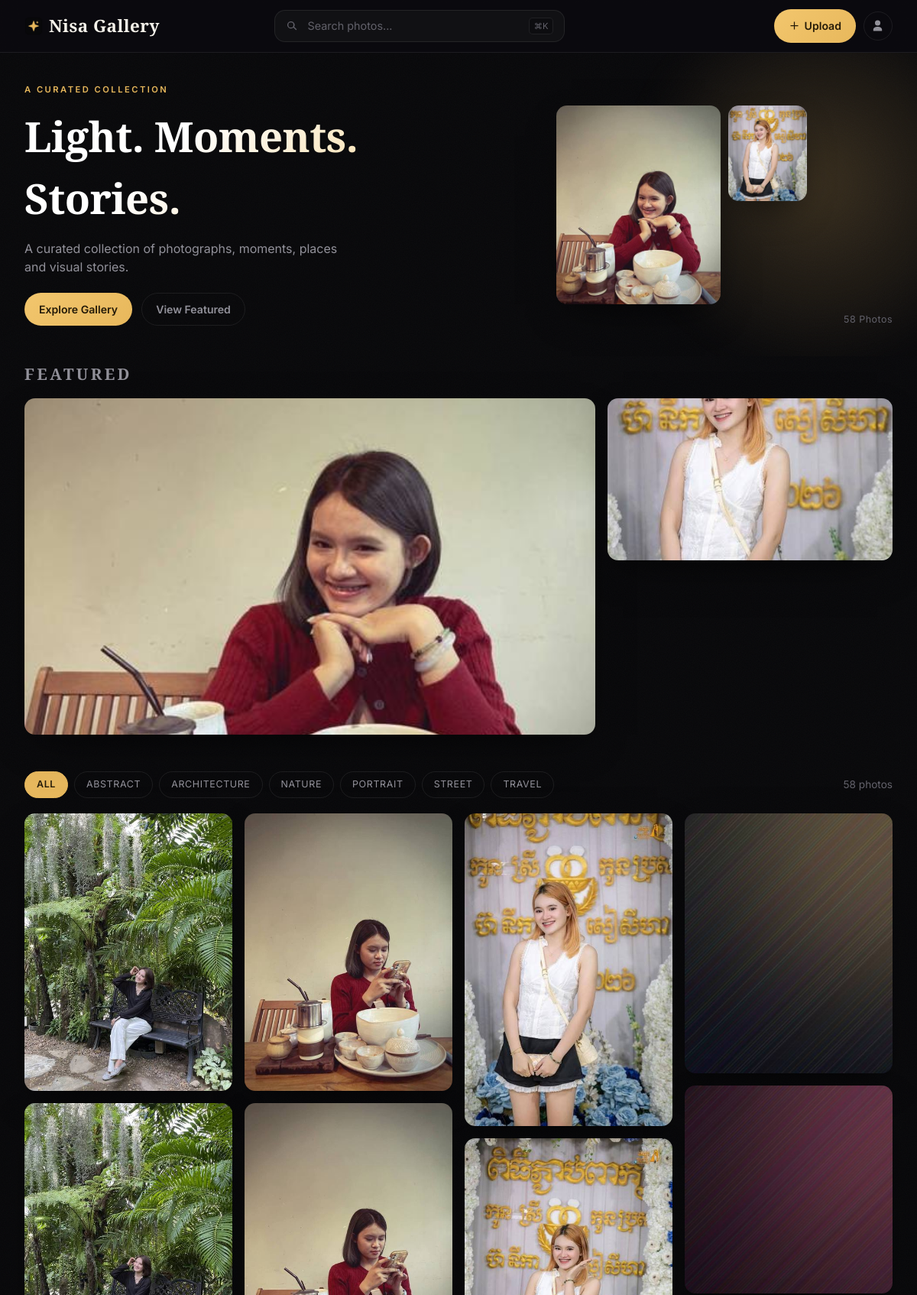
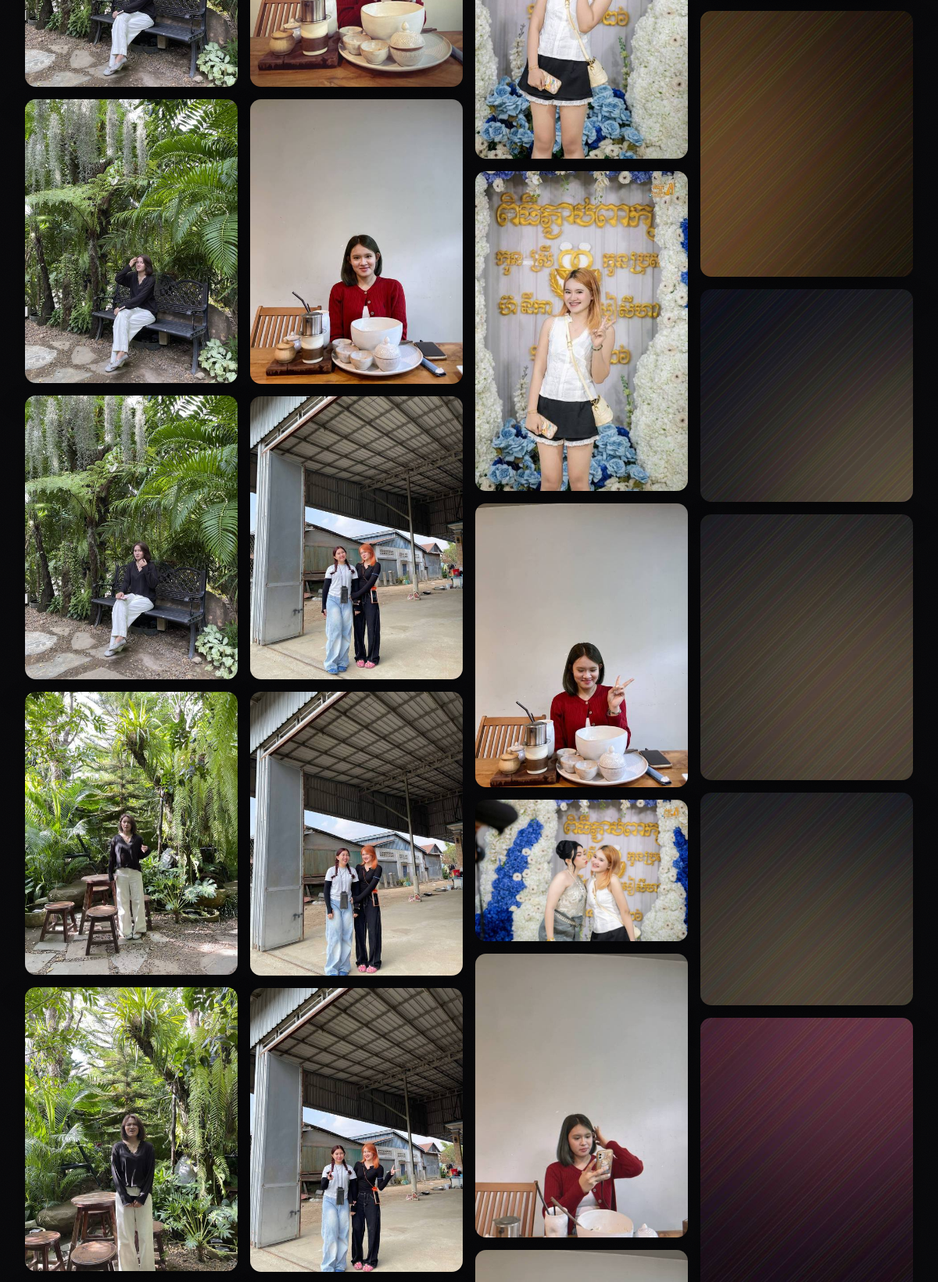
The page / (upper part) on the database its author committed (2 pictures, top to bottom).
### gallery/models.py (models this page shows, shortened)
class Photo(models.Model):
    title = models.CharField(max_length=120)
    slug = models.SlugField(max_length=140, unique=True, blank=True)
    description = models.TextField(blank=True)
    image = models.ImageField(upload_to="photos/%Y/%m/")
    thumbnail = models.ImageField(upload_to="thumbnails/%Y/%m/", blank=True, null=True)
    category = models.ForeignKey(
        Category, on_delete=models.SET_NULL, null=True, blank=True, related_name="photos"
    )
    photographer = models.CharField(max_length=80, blank=True)
    is_featured = models.BooleanField(default=False)
    likes = models.PositiveIntegerField(default=0)
    uploaded_at = models.DateTimeField(auto_now_add=True)
    class Meta:
        ordering = ["-uploaded_at"]
    @property
    def thumb_url(self):
        if self.thumbnail:
            return self.thumbnail.url
        return self.image.url
    def get_absolute_url(self):
        return reverse("gallery:photo_detail", kwargs={"slug": self.slug})

class Category(models.Model):
    name = models.CharField(max_length=60, unique=True)
    slug = models.SlugField(max_length=70, unique=True, blank=True)
    class Meta:
        verbose_name_plural = "Categories"
        ordering = ["name"]

### gallery/views.py (the view, shortened to what this page needs)
# urls.py: path("", views.gallery_home, name="home"),
def gallery_home(request):
    photos_qs = Photo.objects.select_related("category").exclude(image="")
    categories = Category.objects.all()
    active_slug = request.GET.get("category")
    if active_slug:
        photos_qs = photos_qs.filter(category__slug=active_slug)
    query = request.GET.get("q")
    photos = _only_existing(photos_qs)
    featured = _only_existing(
        Photo.objects.filter(is_featured=True).exclude(image="").order_by("-uploaded_at")[:10]
    )[:3]
    context = {
        "photos": photos,
        "categories": categories,
        "active_slug": active_slug,
        "query": query or "",
        "featured": featured,
        "total_count": len(photos),
        "all_count": len(_only_existing(Photo.objects.exclude(image=""))),
    }
    return render(request, "gallery/home.html", context)

### gallery/views.py (called while the page is built)
def _has_image_file(photo):
    return bool(photo.image) and photo.image.storage.exists(photo.image.name)

def _only_existing(queryset):
    return [p for p in queryset if _has_image_file(p)]

### gallery/templates/gallery/home.html (shortened to what this page needs)
{% extends "gallery/base.html" %}
{% load static %}
{% block content %}
{% if not query %}
<section class="hero">
  <div class="hero-inner">
    <p class="hero-kicker">A curated collection</p>
    <h1 class="hero-title">Light. Moments. Stories.</h1>
    <p class="hero-sub">A curated collection of photographs, moments, places and visual stories.</p>
    <div class="hero-actions">
      <a href="#gallery" class="btn btn-primary">Explore Gallery</a>
      {% if featured %}<a href="#featured" class="btn btn-ghost">View Featured</a>{% endif %}
    </div>
  </div>
  {% if featured %}
  <div class="hero-collage">
    {% for photo in featured %}
    <a href="{{ photo.get_absolute_url }}" class="hero-collage-item hero-collage-item-{{ forloop.counter }}">
      <img src="{{ photo.thumb_url }}" alt="{{ photo.title }}" loading="lazy">
    </a>
    {% endfor %}
    <span class="hero-count">{{ all_count }} Photos</span>
  </div>
  {% endif %}
  <div class="hero-glow"></div>
</section>
{% if featured %}
<section class="featured-section" id="featured">
  <div class="featured-heading">
    <h2>Featured</h2>
  </div>
  <div class="featured-grid">
    {% for photo in featured %}
    <a href="{{ photo.get_absolute_url }}" class="featured-card {% if forloop.first %}featured-card-main{% else %}featured-card-side{% endif %}">
      <img src="{{ photo.thumb_url }}" alt="{{ photo.title }}" loading="lazy">
    </a>
    {% endfor %}
  </div>
</section>
{% endif %}
{% endif %}
<section class="filter-bar" id="gallery">
  {% if query %}
  <div class="search-heading">
    <p class="search-kicker">Search results</p>
    <h2>&ldquo;{{ query }}&rdquo;</h2>
  </div>
  {% else %}
  <div class="filter-pills">
    <a href="{% url 'gallery:home' %}" class="pill {% if not active_slug %}pill-active{% endif %}">All</a>
    {% for cat in categories %}
    <a href="?category={{ cat.slug }}" class="pill {% if active_slug == cat.slug %}pill-active{% endif %}">{{ cat.name }}</a>
    {% endfor %}
  </div>
  {% endif %}
  <p class="result-count">{{ total_count }} photo{{ total_count|pluralize }}</p>
</section>
{% if photos %}
<section class="masonry">
  {% for photo in photos %}
  <figure class="masonry-item lightbox-trigger" style="--i:{{ forloop.counter0 }}"
          data-full="{{ photo.image.url }}"
          data-title="{{ photo.title }}"
          data-category="{{ photo.category.name|default:'' }}"
          data-date="{{ photo.uploaded_at|date:'Y' }}"
          data-detail="{{ photo.get_absolute_url }}"
          tabindex="0" role="button" aria-label="View {{ photo.title }} full screen">
    <img src="{{ photo.thumb_url }}" alt="{{ photo.title }}" loading="lazy">
  </figure>
  {% endfor %}
</section>
{% endif %}
{% endblock %}

### rows shown on the page
Photo: thumb_url (picture)
Photo: thumb_url (picture)
Category: name "ABSTRACT"
Category: name "ARCHITECTURE"
Category: name "NATURE"
Category: name "PORTRAIT"
Category: name "STREET"
Category: name "TRAVEL"
Photo: thumb_url (picture)
Photo: thumb_url (picture)
Photo: thumb_url (picture)
Photo: thumb_url (picture)
Photo: thumb_url (picture)
Photo: thumb_url (picture)
Photo: thumb_url (picture)
Photo: thumb_url (picture)
Photo: thumb_url (picture)
Photo: thumb_url (picture)
Photo: thumb_url (picture)
Photo: thumb_url (picture)
Photo: thumb_url (picture)
Photo: thumb_url (picture)
Photo: thumb_url (picture)
Photo: thumb_url (picture)
Photo: thumb_url (picture)
Photo: thumb_url (picture)
Photo: thumb_url (picture)
Photo: thumb_url (picture)
Photo: thumb_url (picture)
Photo: thumb_url (picture)
Photo: thumb_url (picture)
Photo: thumb_url (picture)
Photo: thumb_url (picture)

### other values the page prints
{{ all_count }} "58"
{{ total_count }} "58"
